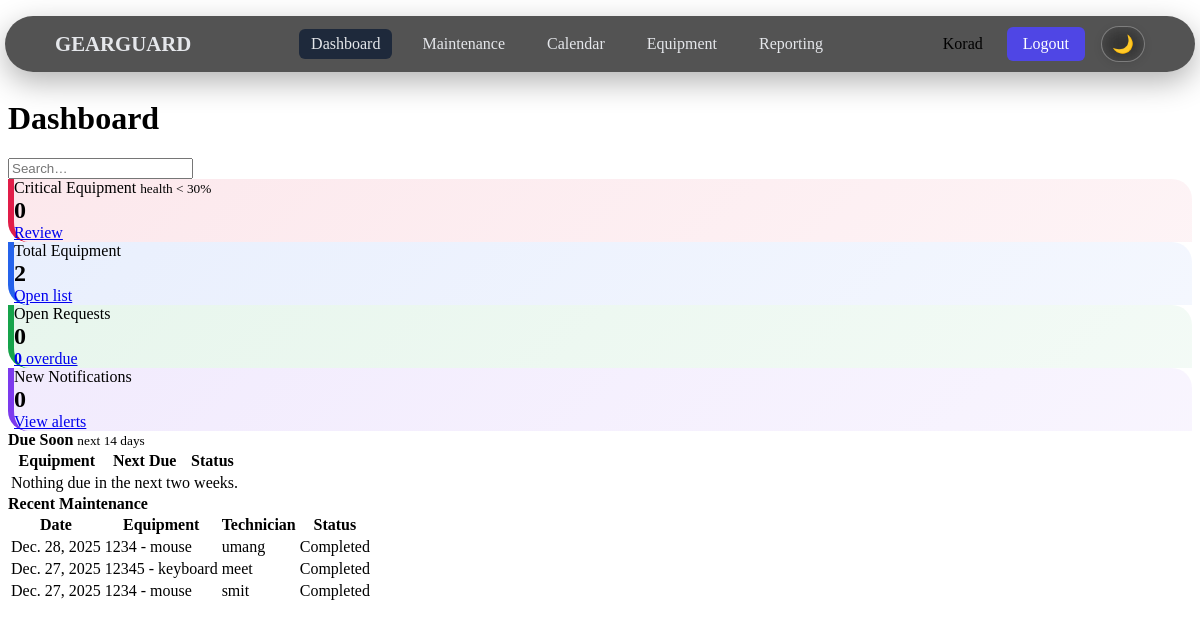
The app's page / (signed in) with its own data.
### maintenance/models.py (models this page shows, shortened)
class MaintenanceRecord(models.Model):
    STATUS_CHOICES = [
        ("scheduled", "Scheduled"),
        ("completed", "Completed"),
        ("overdue", "Overdue"),
    ]
    equipment = models.ForeignKey('equipment.Equipment', on_delete=models.CASCADE, related_name='maintenance_records')
    service_date = models.DateField()
    technician = models.CharField(max_length=100, blank=True)
    cost = models.DecimalField(max_digits=10, decimal_places=2, default=0)
    remarks = models.TextField(blank=True)
    next_due = models.DateField(null=True, blank=True)
    status = models.CharField(max_length=20, choices=STATUS_CHOICES, default='scheduled')

### equipment/models.py (models this page shows)
class Equipment(models.Model):
    STATUS_CHOICES = [
        ("active", "Active"),
        ("inactive", "Inactive"),
    ]
    asset_id = models.CharField(max_length=50, unique=True)
    name = models.CharField(max_length=120)
    category = models.ForeignKey(EquipmentCategory, on_delete=models.SET_NULL, null=True, related_name="equipments")
    company = models.CharField(max_length=100, blank=True)
    serial_no = models.CharField(max_length=100, blank=True)
    technician = models.CharField(max_length=100, blank=True)
    maintenance_team = models.CharField(max_length=100, blank=True)
    assigned_date = models.DateField(null=True, blank=True)
    maintenance_interval_days = models.PositiveIntegerField(default=90)
    status = models.CharField(max_length=20, choices=STATUS_CHOICES, default="active")
    description = models.TextField(blank=True)
    def __str__(self) -> str:
        return f"{self.asset_id} - {self.name}"

### gearguard/views.py (the view)
# urls.py: path('', home_view, name='home'),
@login_required
def home_view(request):
    from equipment.models import Equipment
    from maintenance.models import MaintenanceRecord
    from notifications.models import Notification
    total_eq = Equipment.objects.count()
    critical_eq = Equipment.objects.filter(status='inactive').count()
    open_requests = MaintenanceRecord.objects.exclude(status='completed').count()
    overdue = MaintenanceRecord.objects.filter(status='overdue').count()
    notif_new = Notification.objects.filter(status='new').count()
    recent_records = (
        MaintenanceRecord.objects.select_related('equipment')
        .order_by('-service_date')[:5]
    )
    today = timezone.now().date()
    due_soon = (
        MaintenanceRecord.objects.select_related('equipment')
        .filter(status__in=['scheduled', 'overdue'], next_due__isnull=False, next_due__lte=today + timedelta(days=14))
        .order_by('next_due')[:5]
    )
    context = {
        'total_equipment': total_eq,
        'critical_equipment': critical_eq,
        'open_requests': open_requests,
        'overdue_requests': overdue,
        'new_notifications': notif_new,
        'recent_records': recent_records,
        'due_soon': due_soon,
    }
    return render(request, 'home.html', context)

### templates/home.html
{% extends 'base.html' %}
{% block content %}
<header class="grid">
    <h1>Dashboard</h1>
    <form action="/maintenance/" method="get" style="margin-left:auto;">
        <input type="search" name="q" placeholder="Search…" />
    </form>
</header>
<section class="grid">
  <article style="border: none; border-radius: 0 20px 0 20px; background: linear-gradient(135deg, rgba(225, 29, 72, 0.1) 0%, rgba(225, 29, 72, 0.05) 100%); border-left: 6px solid #e11d48;">
    <header>Critical Equipment <small class="secondary">health &lt; 30% </small></header>
    <h2 style="margin:0">{{ critical_equipment }}</h2>
    <footer><a href="/equipment/" class="secondary">Review</a></footer>
  </article>
  <article style="border: none; border-radius: 0 20px 0 20px; background: linear-gradient(135deg, rgba(37, 99, 235, 0.1) 0%, rgba(37, 99, 235, 0.05) 100%); border-left: 6px solid #2563eb;">
    <header>Total Equipment</header>
    <h2 style="margin:0">{{ total_equipment }}</h2>
    <footer><a href="/equipment/">Open list</a></footer>
  </article>
  <article style="border: none; border-radius: 0 20px 0 20px; background: linear-gradient(135deg, rgba(22, 163, 74, 0.1) 0%, rgba(22, 163, 74, 0.05) 100%); border-left: 6px solid #16a34a;">
    <header>Open Requests</header>
    <h2 style="margin:0">{{ open_requests }}</h2>
    <footer><a href="/equipment/" class="secondary"><strong class="secondary">{{ overdue_requests }}</strong> overdue</a></footer>
  </article>
  <article style="border: none; border-radius: 0 20px 0 20px; background: linear-gradient(135deg, rgba(124, 58, 237, 0.1) 0%, rgba(124, 58, 237, 0.05) 100%); border-left: 6px solid #7c3aed;">
    <header>New Notifications</header>
    <h2 style="margin:0">{{ new_notifications }}</h2>
    <footer><a href="/notifications/">View alerts</a></footer>
  </article>
</section>
<section class="grid">
    <article>
        <header>
            <strong>Due Soon</strong>
            <small class="secondary">next 14 days</small>
        </header>
        <table>
            <thead>
                <tr>
                    <th>Equipment</th>
                    <th>Next Due</th>
                    <th>Status</th>
                </tr>
            </thead>
            <tbody>
                {% for r in due_soon %}
                <tr>
                    <td>{{ r.equipment }}</td>
                    <td>{{ r.next_due }}</td>
                    <td>
                        {% if r.status == 'overdue' %}
                        <span class="contrast">Overdue</span>
                        {% else %}
                        <span>Scheduled</span>
                        {% endif %}
                    </td>
                </tr>
                {% empty %}
                <tr>
                    <td colspan="3">Nothing due in the next two weeks.</td>
                </tr>
                {% endfor %}
            </tbody>
        </table>
    </article>
    <article>
        <header><strong>Recent Maintenance</strong></header>
        <table>
            <thead>
                <tr>
                    <th>Date</th>
                    <th>Equipment</th>
                    <th>Technician</th>
                    <th>Status</th>
                </tr>
            </thead>
            <tbody>
                {% for r in recent_records %}
                <tr>
                    <td>{{ r.service_date }}</td>
                    <td>{{ r.equipment }}</td>
                    <td>{{ r.technician|default:'—' }}</td>
                    <td>{{ r.get_status_display }}</td>
                </tr>
                {% empty %}
                <tr>
                    <td colspan="4">No recent activity.</td>
                </tr>
                {% endfor %}
            </tbody>
        </table>
    </article>
</section>
{% endblock %}

### templates/base.html (shortened to what this page needs)
<!doctype html>
<html lang="en" data-theme="dark">
<head>
    <link rel="stylesheet" href="https://cdn.jsdelivr.net/npm/@picocss/pico@2/css/pico.min.css">
</head>
<body>
    <div class="topbar-wrap">
        <div class="topbar">
            <a class="brand" href="/">GEARGUARD</a>
            <nav class="menu" id="mainMenu">
                <a href="/" class="{% if request.path == '/' %}active{% endif %}">Dashboard</a>
                <a href="/maintenance/"
                    class="{% if request.path == '/maintenance/' %}active{% endif %}">Maintenance</a>
                <a href="/calendar/" class="{% if request.path == '/calendar/' %}active{% endif %}">Calendar</a>
                <a href="/equipment/" class="{% if request.path == '/equipment/' %}active{% endif %}">Equipment</a>
                <a href="/notifications/"
                    class="{% if request.path == '/notifications/' %}active{% endif %}">Reporting</a>
            </nav>
            <div class="actions">
                {% if user.is_authenticated %}
                <span class="username">{{ user.username|title }}</span>
                <a class="cta" href="/users/logout/">Logout</a>
                {% else %}
                <a href="/users/login/">Login</a>
                <a class="cta" href="/users/signup/">Get Started</a>
                {% endif %}
                <button class="theme-toggle" id="themeToggle">🌙</button>
            </div>
        </div>
    </div>
    <main class="container">
        {% block content %}{% endblock %}
    </main>
</body>
</html>

### templates/base.html (style rules this page uses)
:root { --bar-bg: #0F172A; --pico-background-color: #000000; --bar-hover: #1E293B; --bar-radius: 10px; --bar-shadow: 0 6px 18px rgba(0, 0, 0, 0.35); --bar-text: #E5E7EB; --text-muted: #9CA3AF; --primary: #4F46E5; --success: #10B981; --warning: #F59E0B; --danger: #EF4444; --border-soft: rgba(255, 255, 255, 0.08); }
.topbar-wrap { position: fixed; top: 16px; left: 50%; transform: translateX(-50%); width: calc(100% - 10px); max-width: 1500px; background: rgba(26, 26, 26, 0.85); border-radius: 999px; backdrop-filter: blur(12px); box-shadow: 0 10px 30px rgba(0,0,0,0.3); overflow: hidden; z-index: 1000; }
.topbar { display: flex; align-items: center; justify-content: space-between; gap: 16px; padding: 10px 50px; width: 100%; box-sizing: border-box; }
main.container { margin-top: 100px; }
.topbar-wrap { background: rgba(26, 26, 26, 0.75); transition: background-color 0.5s ease, border-color 0.3s ease; }
.brand { font-size: 1.3rem; font-weight: 800; color: var(--bar-text); text-decoration: none; margin-right: 30px; }
.menu { display: flex; gap: 18px; white-space: nowrap; flex: .5; }
.menu a { color: var(--bar-text); text-decoration: none; padding: 6px 12px; border-radius: 6px; transition: 0.3s; }
.menu a:hover, .menu a.active { background: var(--bar-hover); }
.actions { display: flex; align-items: center; gap: 16px; margin-left: 30px; }
.username { margin-right: 8px; white-space: nowrap; }
.cta { background: #4f46e5; color: #fff; padding: 8px 16px; border-radius: 6px; text-decoration: none; }
.theme-toggle { width: 44px; height: 36px; border-radius: 18px; border: 1.5px solid rgba(255, 255, 255, 0.3); background: rgba(255, 255, 255, 0.05); color: var(--bar-text); font-size: 1.1rem; cursor: pointer; display: flex; align-items: center; justify-content: center; transition: all 0.3s ease; backdrop-filter: blur(10px); box-shadow: 0 2px 8px rgba(0, 0, 0, 0.1); }
* { transition: background-color 0.5s ease, color 0.3s ease, border-color 0.3s ease; }

### records on screen
MaintenanceRecord: service_date "Dec. 28, 2025", equipment "1234 - mouse", technician "umang", status "Completed"
MaintenanceRecord: service_date "Dec. 27, 2025", equipment "12345 - keyboard", technician "meet", status "Completed"
MaintenanceRecord: service_date "Dec. 27, 2025", equipment "1234 - mouse", technician "smit", status "Completed"

### other values on screen
{{ user.username|title }} "Korad"
{{ critical_equipment }} "0"
{{ total_equipment }} "2"
{{ open_requests }} "0"
{{ overdue_requests }} "0"
{{ new_notifications }} "0"
